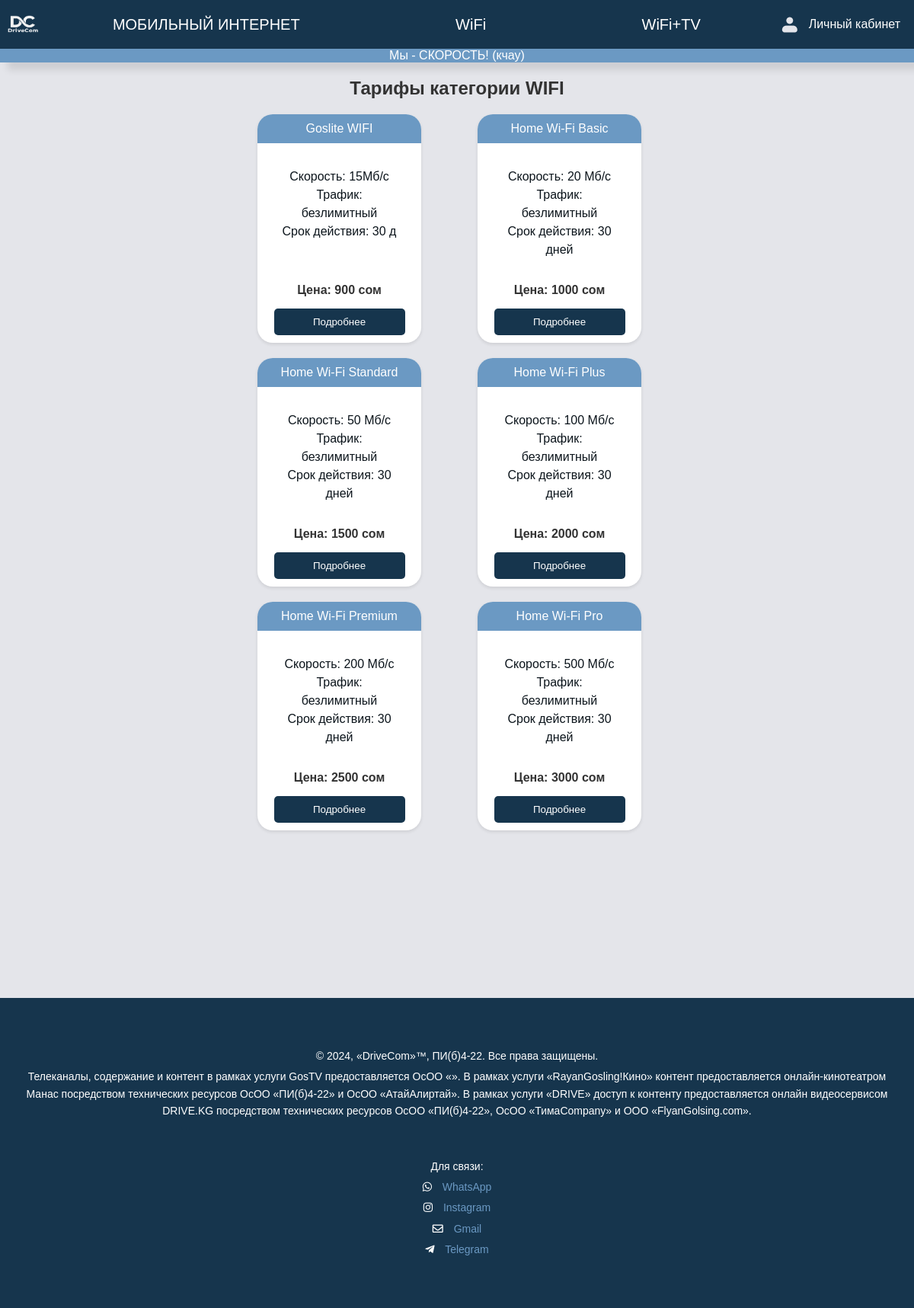
Screenshot of /wifi/ with the database file from the repository.
### mainapp/models.py (models this page shows, shortened)
class Service(models.Model):
    CATEGORY_CHOICES = (
        ('mobile_internet', 'Мобильный интернет'),
        ('wifi', 'Wi-Fi'),
        ('wifi_tv', 'Wi-Fi + ТВ'),
    )
    name = models.CharField('Название', max_length=100)
    category = models.CharField('Категория', max_length=20, choices=CATEGORY_CHOICES)
    description = models.TextField('Описание услуги')
    price = models.IntegerField('Цена услуги')

### mainapp/views.py (the view)
# urls.py: path('wifi/', views.wifi, name='wifi'),
def wifi(request):
    services = Service.objects.filter(category='wifi')
    return render(request, 'mainapp/wifi.html', {'services': services})

### mainapp/templates/mainapp/wifi.html (shortened to what this page needs)
{% load static %}
<!DOCTYPE html>
<html lang="en">
<head>
    <link rel="stylesheet" href="{% static 'mainapp/css/category.css'%}">
</head>
<body>
    <header>
        <div class="logo">
            <a href="/">
                <img src="{% static 'mainapp/img/logo.png' %}" alt="Logo" width="40" height="40">
            </a>
        </div>
        <div class="buttons">
            <button class="mobile_internet-button" onclick="redirectToCategory('mobile_internet')">МОБИЛЬНЫЙ ИНТЕРНЕТ</button>
            <button class="WIFI-button" onclick="redirectToCategory('wifi')">WiFi</button>
            <button class="WIFI+TV-button" onclick="redirectToCategory('wifi_tv')">WiFi+TV</button>
    </div>
    <div class="profile-button">
        <button class="profile-button" onclick="window.location.href='/profile/'" >
            <img src="{% static 'mainapp/img/icon-profile.png' %}" alt="Иконка профиля">
            <span>Личный кабинет</span>
        </button>
    </div>
    </header>
    <div class = "slogan">
        Мы - СКОРОСТЬ! (кчау)
    </div>
<section class="block2">
    <h2 class="h2service">Тарифы категории WIFI</h2>
    <div class="service-cards">
        {% for service in services %}
        <div class="service-card">
            <div class="service-name">
                <p>{{ service.name }}</p>
            </div>
            <div class="service-description">
                <p>{{ service.description |linebreaks }}</p>
            </div>
            <div class="price">
                <p>Цена: {{ service.price }} сом</p>
            </div>
            <button class="details-button" onclick="window.location.href='{% url 'service_detail' service.id %}'">Подробнее</button>
        </div>
        {% endfor %}
    </div>
</section>
    <link rel="stylesheet" href="https://cdnjs.cloudflare.com/ajax/libs/font-awesome/5.15.4/css/all.min.css">
<footer>
    <div class="footer-content">
        <div class="footer-text">
            <p>© 2024, «DriveCom»™, ПИ(б)4-22. Все права защищены.
            </p>
            <p>Телеканалы, содержание и контент в рамках услуги GosTV предоставляется ОсОО «». В рамках услуги «RayanGosling!Кино» контент предоставляется онлайн-кинотеатром Манас посредством технических ресурсов ОсОО «ПИ(б)4-22» и ОсОО «АтайАлиртай». В рамках услуги «DRIVE» доступ к контенту предоставляется онлайн видеосервисом DRIVE.KG посредством технических ресурсов ОсОО «ПИ(б)4-22», ОсОО «ТимаCompany» и ООО «FlyanGolsing.com».</p>
        </div>
        <div class="contact-info">
            <p>Для связи:</p>
            <p><i class="fab fa-whatsapp"></i>  <a href="https://wa.me/+996552527370" target="_blank">WhatsApp</a></p>
            <p><i class="fab fa-instagram"></i>  <a href="https://instagram.com/tima_drobovik" target="_blank">Instagram</a></p>
            <p><i class="far fa-envelope"></i>  <a href="mailto:mapotfaya@gmail.com">Gmail</a></p>
            <p><i class="fab fa-telegram-plane"></i>  <a href="https://t.me/whammbamm" target="_blank">Telegram</a></p>
        </div>
    </div>
</footer>
</body>
</html>

### mainapp/static/mainapp/css/category.css (style rules this page uses)
* { margin: 0; padding: 0; box-sizing: border-box; }
body { font-family: Arial, sans-serif; background-color: #E4E5EA; color: #333; }
header { background-color: #16354d; color: #fff; padding: 10px; display: flex; justify-content: space-between; align-items: center; }
.logo a { color: #fff; text-decoration: none; }
.buttons button { border: none; background: none; font-size: 20px; color: #FFFFFF; text-decoration: none; cursor: pointer; margin-right: 200px; }
.buttons button:last-child { margin-right: 0; }
.profile-button button { background-color: transparent; color: #fff; border: none; padding: 8px; font-size: 16px; cursor: pointer; transition: background-color 0.3s ease; display: flex; align-items:center; }
.profile-button { text-decoration: none; color:FFFFFF; }
.profile-button span { margin-left: 10px; }
.profile-button button img { margin-right: 5px; }
.slogan { width: auto; height: 39; background-color: #6B99C3; color: #FFFFFF; text-align: center; padding: 10; box-shadow: 10px 10px 10px rgba(0, 0, 0, 0.1); margin-bottom: 50; }
.block2 { margin-bottom: 20px; padding-left: 311px; padding-right: 311px; }
.h2service { margin-top: 20px; display: flex; justify-content: center; margin-bottom: 20px; }
.service-cards { display: flex; flex-wrap: wrap; justify-content: space-around; }
.service-card { height: 300px; width: 215px; padding: 20px; margin-bottom: 20px; background-color: #fff; border-radius: 20px; box-shadow: 0 2px 4px rgba(0, 0, 0, 0.1); margin-right: 20px; text-align: center; position: relative; }
.service-description { font-size: 16px; color: #0C151C; line-height: 1.5; padding: 10px; margin-top: 40px; }
.price { font-weight: bold; position: absolute; bottom: 60px; left: 0; width: 100%; }
.details-button { position: absolute; bottom: 10px; left: 50%; transform: translateX(-50%); padding: 10px 20px; background-color: #16354d; color: white; border: none; border-radius: 5px; cursor: pointer; transition: background-color 0.3s ease; width: 80% }
.service-name { background-color: #6b99c3; color: white; padding: 10px; border-top-left-radius: 20px; border-top-right-radius: 20px; position: absolute; top: 0; left: 0; right: 0; text-align: center; }
footer { background-color: #16354d; color: white; padding: 50px 20px; margin-top: 200px; text-align: center; }
.footer-content { max-width: 1200px; margin: 0 auto; }
.footer-text, .contact-info { line-height: 1.6; padding: 10px; font-size: 14px; }
.footer-text p, .contact-info p { margin: 5px 0; }
.contact-info { margin-top: 20px; }
.contact-info a { color: #6B99C3; text-decoration: none; }
.contact-info i { margin-right: 10px; }

### rows the page displays
Service: name "Goslite WIFI", description "Скорость: 15Мб/с Трафик: безлимитный Срок действия: 30 д", price "900"
Service: name "Home Wi-Fi Basic", description "Скорость: 20 Мб/с Трафик: безлимитный Срок действия: 30 дней", price "1000"
Service: name "Home Wi-Fi Standard", description "Скорость: 50 Мб/с Трафик: безлимитный Срок действия: 30 дней", price "1500"
Service: name "Home Wi-Fi Plus", description "Скорость: 100 Мб/с Трафик: безлимитный Срок действия: 30 дней", price "2000"
Service: name "Home Wi-Fi Premium", description "Скорость: 200 Мб/с Трафик: безлимитный Срок действия: 30 дней", price "2500"
Service: name "Home Wi-Fi Pro", description "Скорость: 500 Мб/с Трафик: безлимитный Срок действия: 30 дней", price "3000"
